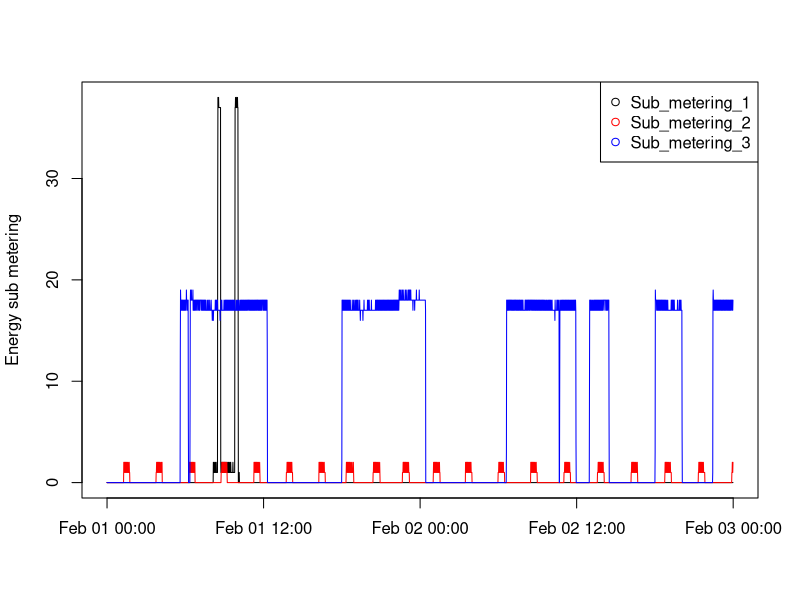

The R source for this figure:
# I separated the cleaning function to a script called clean.R
# Please check the root dir of the repo 
# for what happened in the script :) 
library(data.table)

# read small Data set
dt <-fread("workingData.csv")


# need to make it bigger..
png("plot3.png", width = 600, height = 600)

with(dt,plot(DnT,Sub_metering_1,type = "l",col = "black",xlab = "", ylab = "Energy sub metering"))
with(dt,lines(DnT,Sub_metering_2, col = "red"))
with(dt,lines(DnT,Sub_metering_3, col = "blue"))
legend("topright", pch =1, col = c("black","red","blue"), legend = c("Sub_metering_1","Sub_metering_2","Sub_metering_3"))


# copy to file
#dev.copy(png,"plot3.png", width=10, height=10)
dev.off()